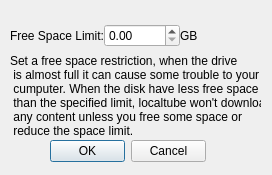
<?xml version="1.0" encoding="UTF-8"?>
<ui version="4.0">
 <class>uiDiskSpace</class>
 <widget class="QDialog" name="uiDiskSpace">
  <property name="geometry">
   <rect>
    <x>0</x>
    <y>0</y>
    <width>272</width>
    <height>175</height>
   </rect>
  </property>
  <property name="windowTitle">
   <string>Dialog</string>
  </property>
  <widget class="QWidget" name="gridLayoutWidget">
   <property name="geometry">
    <rect>
     <x>10</x>
     <y>20</y>
     <width>246</width>
     <height>31</height>
    </rect>
   </property>
   <layout class="QGridLayout" name="gridLayout">
    <property name="sizeConstraint">
     <enum>QLayout::SetMinimumSize</enum>
    </property>
    <property name="horizontalSpacing">
     <number>0</number>
    </property>
    <item row="0" column="0">
     <widget class="QLabel" name="FreeSpace">
      <property name="text">
       <string>Free Space Limit:</string>
      </property>
     </widget>
    </item>
    <item row="0" column="1">
     <widget class="QDoubleSpinBox" name="DiskSpaceLimitBox"/>
    </item>
    <item row="0" column="2">
     <widget class="QLabel" name="Unit">
      <property name="text">
       <string>GB</string>
      </property>
     </widget>
    </item>
   </layout>
  </widget>
  <widget class="QLabel" name="Infos">
   <property name="geometry">
    <rect>
     <x>10</x>
     <y>50</y>
     <width>251</width>
     <height>91</height>
    </rect>
   </property>
   <property name="text">
    <string>Set a free space restriction, when the drive 
 is almost full it can cause some trouble to your 
 cumputer. When the disk have less free space 
 than the specified limit, localtube won't download 
 any content unless you free some space or 
 reduce the space limit.</string>
   </property>
  </widget>
  <widget class="QDialogButtonBox" name="DiskSpaceButton">
   <property name="geometry">
    <rect>
     <x>50</x>
     <y>140</y>
     <width>156</width>
     <height>23</height>
    </rect>
   </property>
   <property name="orientation">
    <enum>Qt::Horizontal</enum>
   </property>
   <property name="standardButtons">
    <set>QDialogButtonBox::Cancel|QDialogButtonBox::Ok</set>
   </property>
  </widget>
 </widget>
 <resources/>
 <connections>
  <connection>
   <sender>DiskSpaceButton</sender>
   <signal>accepted()</signal>
   <receiver>uiDiskSpace</receiver>
   <slot>accept()</slot>
   <hints>
    <hint type="sourcelabel">
     <x>248</x>
     <y>254</y>
    </hint>
    <hint type="destinationlabel">
     <x>157</x>
     <y>274</y>
    </hint>
   </hints>
  </connection>
  <connection>
   <sender>DiskSpaceButton</sender>
   <signal>rejected()</signal>
   <receiver>uiDiskSpace</receiver>
   <slot>reject()</slot>
   <hints>
    <hint type="sourcelabel">
     <x>316</x>
     <y>260</y>
    </hint>
    <hint type="destinationlabel">
     <x>286</x>
     <y>274</y>
    </hint>
   </hints>
  </connection>
 </connections>
</ui>
